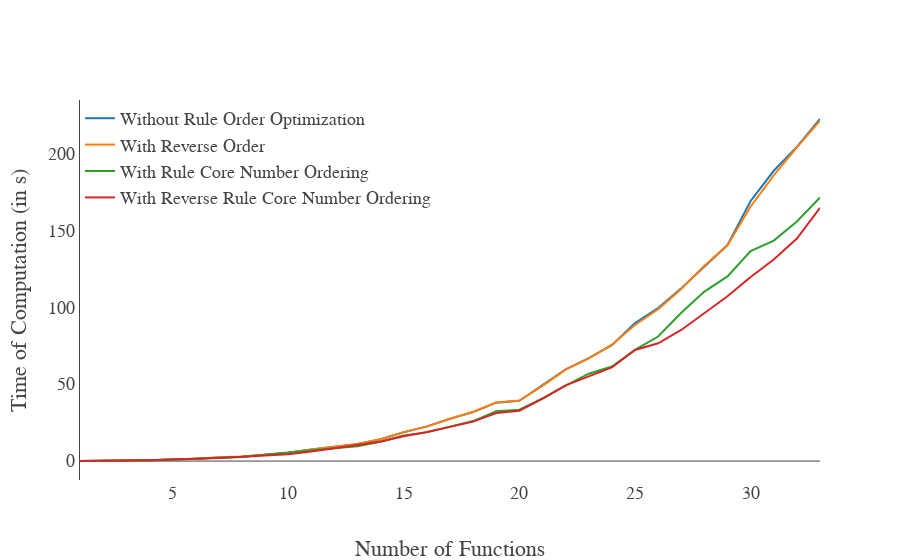

Notebook cell for this chart:
### Code cell
layout = Layout(
  #  title='Comparisation Performance With Rule Order Optimization',
    font=dict(family='Latin Modern Math', size=6*3),
    xaxis=dict(
        title='Number of Functions',
        autorange=True,
        showgrid=False,
        zeroline=True,
        showline=False,
        autotick=True,
        ticks='',
        showticklabels=True
    ),
    yaxis=dict(
        title='Time of Computation (in s)',
        autorange=True,
        showgrid=False,
        zeroline=True,
        showline=True,
        autotick=True,
        ticks='',
        showticklabels=True
    ),
    legend=dict(x=0, y=1)
)
fig = Figure(data=[data0, data1, data2, data3], layout=layout)
iplot(fig)

### Figure 1 — Plotly figure (JSON) as saved in the notebook; plotly's stock layout.template omitted (floating-point values rounded to 4 significant figures)
{"data": [{"name": "Without Rule Order Optimization", "type": "scatter", "x": [1, 2, 3, 4, 5, 6, 7, 8, 9, 10, 11, 12, 13, 14, 15, 16, 17, 18, 19, 20, 21, 22, 23, 24, 25, 26, 27, 28, 29, 30, 31, 32, 33], "y": [0.04337, 0.1368, 0.3438, 0.6089, 1.007, 1.393, 2.342, 2.878, 4.097, 5.411, 7.502, 9.453, 11.1, 14.23, 18.74, 22.57, 27.48, 31.82, 37.98, 39.19, 49.23, 59.58, 66.9, 75.27, 89.71, 99.42, 112.3, 126.4, 140.4, 169.0, 188.7, 204.2, 222.3]}, {"name": "With Reverse Order", "type": "scatter", "x": [1, 2, 3, 4, 5, 6, 7, 8, 9, 10, 11, 12, 13, 14, 15, 16, 17, 18, 19, 20, 21, 22, 23, 24, 25, 26, 27, 28, 29, 30, 31, 32, 33], "y": [0.04582, 0.1356, 0.3378, 0.6112, 1.002, 1.513, 2.534, 2.923, 4.087, 5.365, 7.526, 9.247, 11.05, 14.17, 18.8, 22.39, 27.48, 32.02, 38.05, 39.32, 48.89, 59.42, 66.74, 75.64, 88.47, 98.61, 111.8, 126.9, 140.2, 165.5, 185.7, 203.9, 221.2]}, {"name": "With Rule Core Number Ordering", "type": "scatter", "x": [1, 2, 3, 4, 5, 6, 7, 8, 9, 10, 11, 12, 13, 14, 15, 16, 17, 18, 19, 20, 21, 22, 23, 24, 25, 26, 27, 28, 29, 30, 31, 32, 33], "y": [0.04673, 0.1408, 0.3198, 0.5861, 1.053, 1.397, 2.112, 2.599, 3.932, 5.231, 6.989, 8.4, 9.66, 12.54, 16.58, 18.64, 22.5, 26.01, 32.34, 33.4, 40.65, 49.09, 56.78, 61.47, 72.27, 80.94, 96.41, 110.1, 120.0, 136.5, 143.3, 155.7, 171.3]}, {"name": "With Reverse Rule Core Number Ordering", "type": "scatter", "x": [1, 2, 3, 4, 5, 6, 7, 8, 9, 10, 11, 12, 13, 14, 15, 16, 17, 18, 19, 20, 21, 22, 23, 24, 25, 26, 27, 28, 29, 30, 31, 32, 33], "y": [0.0474, 0.1436, 0.3336, 0.5998, 0.9851, 1.292, 1.931, 2.803, 3.563, 4.406, 6.175, 8.055, 10.38, 12.78, 16.18, 18.84, 22.04, 25.64, 31.28, 32.7, 40.55, 49.17, 55.04, 60.84, 72.18, 76.54, 85.19, 96.11, 107.1, 119.7, 131.0, 144.6, 164.6]}], "layout": {"font": {"family": "Latin Modern Math", "size": 18}, "legend": {"x": 0, "y": 1}, "xaxis": {"autorange": true, "autotick": true, "showgrid": false, "showline": false, "showticklabels": true, "ticks": "", "title": "Number of Functions", "zeroline": true}, "yaxis": {"autorange": true, "autotick": true, "showgrid": false, "showline": true, "showticklabels": true, "ticks": "", "title": "Time of Computation (in s)", "zeroline": true}}}
